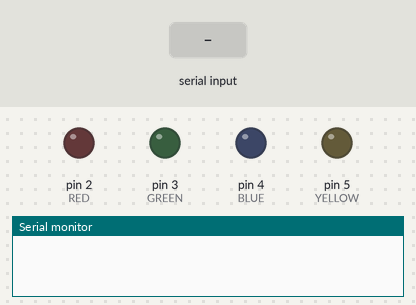
A sketch run on a simulated Arduino Uno, built with avr-gcc and run on an emulated ATmega328P. On the bench: output pins drawn as LEDs (lit = HIGH), the last lines printed to the serial monitor. Inputs (shaded band) come from the test bench.

Above: at 1.2 s.
1.3 s: "switch off" received over Serial
At 1.9 s:
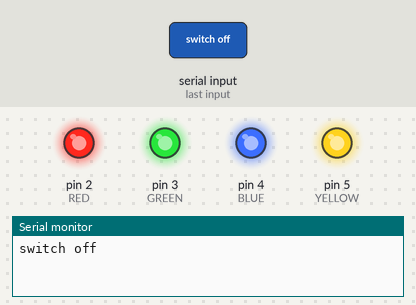
2.9 s: "living room" received over Serial
At 3.5 s:
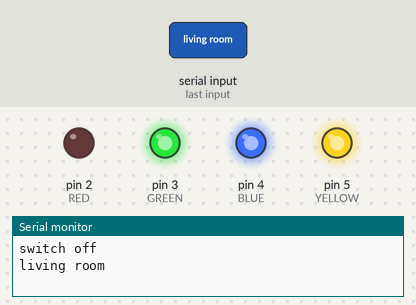
4.5 s: "kitchen" received over Serial
At 5.7 s:
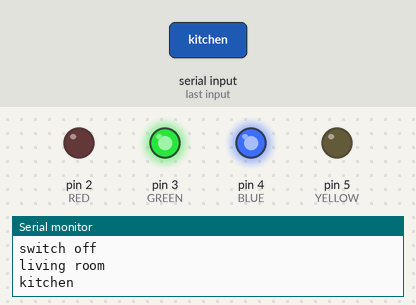
6.0 s: "living room off" received over Serial
At 7.3 s:
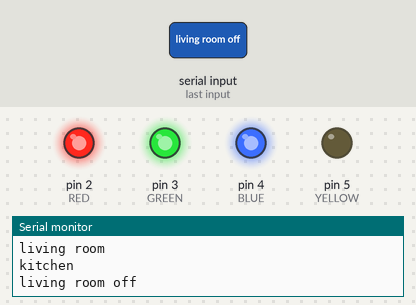
Timing chart, 0 to 8.6 s (numbered marks = the images above; inputs shaded):
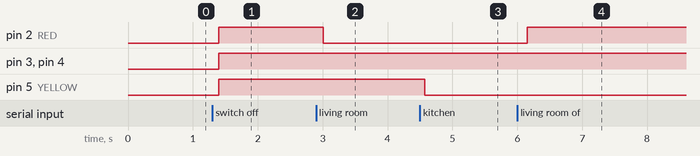

Measured:
- after the input at 1.3 s, pin 2 (RED), pin 3 (GREEN), pin 4 (BLUE), pin 5 (YELLOW): LOW → HIGH after 0.10 s
- after the input at 2.9 s, pin 2 (RED): HIGH → LOW after 0.11 s
- after the input at 4.5 s, pin 5 (YELLOW): HIGH → LOW after 0.07 s
- after the input at 6.0 s, pin 2 (RED): LOW → HIGH after 0.15 s

The sketch:

voice_bt.ino
```cpp
String voice;
int RED = 2;
int GREEN = 3 ;
int BLUE = 4;
int YELLOW = 5;
void RedOn(){
digitalWrite (RED, LOW);
}
void RedOff(){
digitalWrite (RED, HIGH);
}
void GreenOn(){
digitalWrite (GREEN, LOW);
}
void GreenOff(){
digitalWrite (GREEN, HIGH);
}
void BlueOn(){
digitalWrite (BLUE, LOW);
}
void BlueOff(){
digitalWrite (BLUE, HIGH);
}
void YellowOn(){
digitalWrite (YELLOW, LOW);
}
void YellowOff(){
digitalWrite (YELLOW, HIGH);
}
void allon() {
digitalWrite (RED, LOW);
digitalWrite (GREEN, LOW);
digitalWrite (BLUE, LOW);
digitalWrite (YELLOW, LOW);
}
void alloff() {
digitalWrite (RED, HIGH);
digitalWrite (GREEN, HIGH);
digitalWrite (BLUE, HIGH);
digitalWrite (YELLOW, HIGH);
}
void setup() {
Serial.begin(9600);
pinMode(RED, OUTPUT);
pinMode(GREEN, OUTPUT);
pinMode(BLUE, OUTPUT);
pinMode(YELLOW, OUTPUT);
}
void loop() {
while(Serial.available()) {
delay(10);
char c=Serial.read();
if(c=='#')
{break; }
voice += c;
}
if (voice.length() > 0) {
Serial.println(voice);
if (voice == "on" || voice == "all")
{
allon() ;
}
else if (voice == "switch off" || voice=="switch off all")
{
alloff() ;
}
else if(voice =="living room" || voice =="living room on"){
RedOn();
}
else if(voice =="switch off living room" || voice =="living room off"){
RedOff();
}
else if(voice =="kitchen" || voice =="kitchen on"){
YellowOn();
}
else if( voice =="switch off kitchen" || voice =="kitchen off" ){
YellowOff();
}
else if(voice =="study room" || voice =="study room on"){
BlueOn();
}
else if(voice =="switch off study room" || voice =="study room off"){
BlueOff();
}
else if(voice =="fan" || voice =="fan on"){
GreenOn();
}
else if(voice =="switch off fan" || voice =="fan off"){
GreenOff();
}
voice="";
}
}
```
